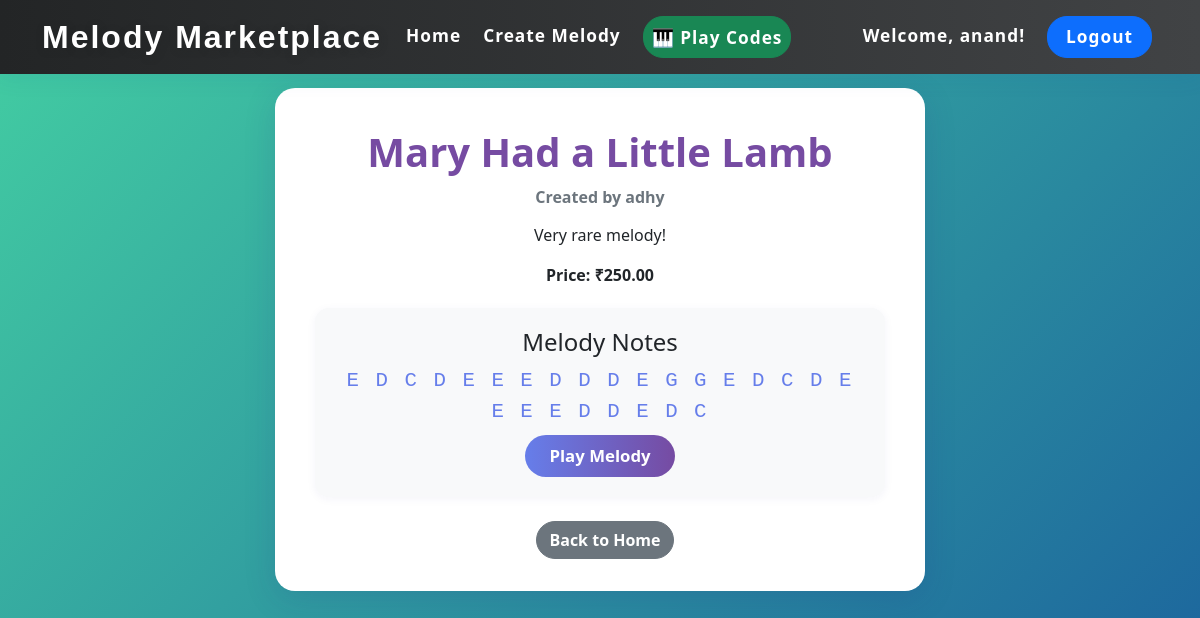
The app's page /melody/2/ (signed in) with its own data.
### melodies/models.py (models this page shows, shortened)
class Melody(models.Model):
    creator = models.ForeignKey(User, on_delete=models.CASCADE, related_name='created_melodies')
    title = models.CharField(max_length=200)
    notes = models.TextField()  # Store melody notes as space-separated string
    price = models.DecimalField(max_digits=6, decimal_places=2)
    created_at = models.DateTimeField(auto_now_add=True)
    description = models.TextField(blank=True)
    is_published = models.BooleanField(default=False)

### melodies/views.py (the view)
# urls.py: path('melody/<int:pk>/', views.melody_detail, name='melody_detail'),
def melody_detail(request, pk):
    melody = get_object_or_404(Melody, pk=pk)
    is_owner = melody.creator == request.user if request.user.is_authenticated else False
    has_purchased = False
    if request.user.is_authenticated:
        has_purchased = Purchase.objects.filter(melody=melody, buyer=request.user).exists()
    return render(request, 'melodies/melody_detail.html', {
        'melody': melody,
        'is_owner': is_owner,
        'has_purchased': has_purchased
    })

### templates/melodies/melody_detail.html (shortened to what this page needs)
{% extends 'base.html' %}
{% block content %}
<div class="melody-detail-card">
    <h1 class="card-title">{{ melody.title }}</h1>
    <h6 class="card-subtitle mb-3 text-muted">Created by {{ melody.creator.username }}</h6>
    <p class="card-text">{{ melody.description }}</p>
    <p class="card-text"><strong>Price: <span style="font-family:Arial;font-weight:bold;">&#8377;</span>{{ melody.price }}</strong></p>
    {% if is_owner or has_purchased %}
    <div class="melody-player mb-4">
        <h4>Melody Notes</h4>
        <p class="melody-notes">{{ melody.notes }}</p>
        <button class="btn btn-primary" onclick="playMelody('{{ melody.notes }}')">Play Melody</button>
    </div>
    {% endif %}
    <a href="{% url 'home' %}" class="btn btn-secondary">Back to Home</a>
</div>
{% endblock %}

### templates/base.html (shortened to what this page needs)
<!DOCTYPE html>
<html lang="en">
<head>
    <link href="https://cdn.jsdelivr.net/npm/bootstrap@5.1.3/dist/css/bootstrap.min.css" rel="stylesheet">
</head>
<body>
    <nav class="navbar navbar-expand-lg navbar-dark bg-dark" style="position:fixed;top:0;left:0;width:100%;z-index:1030;">
        <div class="container">
            <a class="navbar-brand" href="{% url 'home' %}">Melody Marketplace</a>
            <div class="collapse navbar-collapse" id="navbarNav">
                <ul class="navbar-nav me-auto">
                    <li class="nav-item">
                        <a class="nav-link" href="{% url 'home' %}">Home</a>
                    </li>
                    {% if user.is_authenticated and user.userprofile.is_creator %}
                    <li class="nav-item">
                        <a class="nav-link" href="{% url 'create_melody' %}">Create Melody</a>
                    </li>
                    {% endif %}
                    {% if user.is_authenticated %}
                    <li class="nav-item">
                        <a class="nav-link btn btn-success" style="margin-left:8px;font-weight:600;border-radius:20px;" href="{% url 'play_codes' %}"><span style="font-size:1.1rem;">🎹</span> Play Codes</a>
                    </li>
                    {% endif %}
                </ul>
                <ul class="navbar-nav">
                    {% if user.is_authenticated %}
                    <li class="nav-item">
                        <span class="nav-link">Welcome, {{ user.username }}!</span>
                    </li>
                    <li class="nav-item">
                        <form method="post" action="/accounts/logout/" style="display:inline;">
                            <button type="submit" class="nav-link btn btn-primary" style="padding:7px 18px;border-radius:20px;font-weight:600;font-size:1.08rem;letter-spacing:1px;margin-left:8px;">Logout</button>
                        </form>
                    </li>
                    {% endif %}
                </ul>
            </div>
        </div>
    </nav>
    <div class="container mt-4" style="margin-top:88px !important;">
        {% block content %}
        {% endblock %}
    </div>
</body>
</html>

### templates/base.html (style rules this page uses)
.melody-player { background: #f8f9fa; padding: 20px; border-radius: 10px; margin: 20px 0; }
.melody-notes { font-family: monospace; font-size: 1.2em; letter-spacing: 2px; }
.navbar { background: linear-gradient(90deg, #232526 0%, #414345 100%) !important; box-shadow: 0 4px 20px 0 rgba(24,90,157,0.10); }
.navbar-brand { font-family: 'Trebuchet MS', sans-serif; font-weight: 800; font-size: 2rem; letter-spacing: 2px; color: #fff !important; text-shadow: 1px 2px 8px #23252644; }
.navbar-nav .nav-link { color: #fff !important; font-weight: 600; font-size: 1.08rem; letter-spacing: 1px; margin-right: 6px; transition: color 0.2s, background 0.2s; border-radius: 20px; padding: 7px 18px; }

### templates/melodies/melody_detail.html (style rules this page uses)
body { background: linear-gradient(135deg, #43cea2 0%, #185a9d 100%); min-height: 100vh; animation: bg-move 16s ease-in-out infinite alternate; }
.melody-detail-card { background: #fff; border-radius: 20px; box-shadow: 0 8px 32px 0 rgba(31, 38, 135, 0.15); padding: 2.5rem 2.5rem 2rem 2.5rem; max-width: 650px; margin: 60px auto 30px auto; text-align: center; }
.melody-detail-card h1 { color: #764ba2; font-weight: 800; margin-bottom: 1rem; }
.melody-detail-card h6 { color: #185a9d; font-weight: 600; }
.melody-detail-card .btn-primary { background: linear-gradient(90deg, #667eea 0%, #764ba2 100%); border: none; border-radius: 25px; font-weight: 600; padding: 0.5rem 1.5rem; font-size: 1.05rem; }
.melody-detail-card .btn-secondary { border-radius: 25px; font-weight: 600; margin-left: 10px; }
.melody-player { background: #f8f9fa; padding: 20px; border-radius: 14px; margin: 20px 0; box-shadow: 0 2px 10px 0 rgba(31, 38, 135, 0.05); }
.melody-notes { font-family: monospace; font-size: 1.3em; letter-spacing: 2px; color: #667eea; margin-bottom: 8px; }

### records on screen
Melody: title "Mary Had a Little Lamb", creator.username "adhy", description "Very rare melody!", price "250.00", notes "E D C D E E E D D D E G G E D C D E E E E D D E D C"

### other values on screen
{{ user.username }} "anand"
